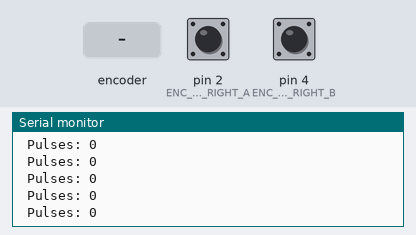
This sketch was run on a simulated Arduino Uno, built with avr-gcc and run on an emulated ATmega328P. On the bench: the last lines printed to the serial monitor. Inputs (shaded band) come from the test bench; at power-on: pin 2 (ENC_IN_RIGHT_A) HIGH, pin 4 (ENC_IN_RIGHT_B) HIGH.

Above: at 1.2 s.
1.3 s: rotary encoder on pin 2 (ENC_IN_RIGHT_A) / pin 4 (ENC_IN_RIGHT_B) turned 1 step (first pin leading)
At 1.8 s:
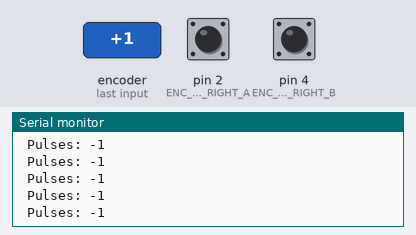
4.5 s: rotary encoder on pin 2 (ENC_IN_RIGHT_A) / pin 4 (ENC_IN_RIGHT_B) turned 2 steps (second pin leading)
At 5.4 s:
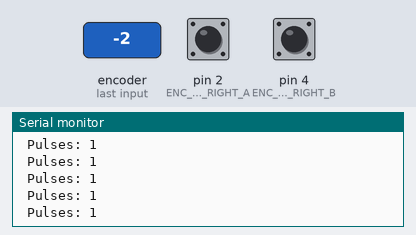
7.9 s: rotary encoder on pin 2 (ENC_IN_RIGHT_A) / pin 4 (ENC_IN_RIGHT_B) turned 3 steps (first pin leading)
At 8.8 s:
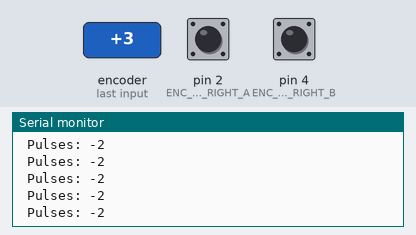
14.5 s: rotary encoder on pin 2 (ENC_IN_RIGHT_A) / pin 4 (ENC_IN_RIGHT_B) turned 2 steps (second pin leading)
At 15.0 s:
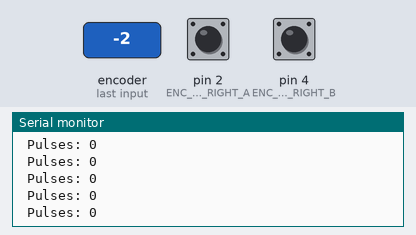
17.9 s: rotary encoder on pin 2 (ENC_IN_RIGHT_A) / pin 4 (ENC_IN_RIGHT_B) turned 1 step (first pin leading)
At 19.0 s:
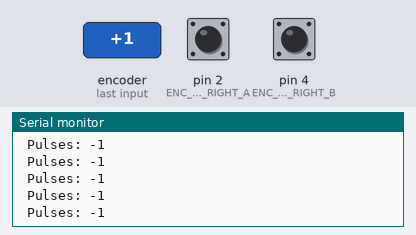
Timing chart, 0 to 20.9 s (numbered marks = the images above; inputs shaded):
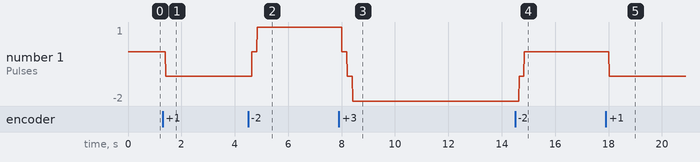

Measured:
- after the input at 1.3 s, the serial monitor: prints a new line after 0.11 s (image 1)
- after the input at 4.5 s, the serial monitor: prints a new line after 0.14 s (image 2)
- after the input at 7.9 s, the serial monitor: prints a new line after 0.11 s (image 3)
- after the input at 14.5 s, the serial monitor: prints a new line after 0.15 s (image 4)
- after the input at 17.9 s, the serial monitor: prints a new line after 0.12 s (image 5)
- plotted number 1: 0 → -1 after the input at 1.3 s, -1 → 1 after the input at 4.5 s, 1 → -2 after the input at 7.9 s, -2 → 0 after the input at 14.5 s, 0 → -1 after the input at 17.9 s

The sketch:

Encoder_Reading_Rising_Pulse.ino
```cpp
/*
 * Author: Automatic Addison
 * Website: https://automaticaddison.com
 * Description: Count the number of encoder pulses per revolution.
 */

// Encoder output to Arduino Interrupt pin. Tracks the pulse count.
#define ENC_IN_RIGHT_A 2
#define ENC_IN_RIGHT_B 4

// Keep track of the number of right wheel pulses
volatile long right_wheel_pulse_count = 0;

void setup() {

  // Open the serial port at 9600 bps
  Serial.begin(9600);

  // Set pin states of the encoder
  pinMode(ENC_IN_RIGHT_A , INPUT);
  pinMode(ENC_IN_RIGHT_B , INPUT);

  // Every time the pin goes high, this is a pulse
  attachInterrupt(digitalPinToInterrupt(ENC_IN_RIGHT_A), right_wheel_pulse, RISING);

}

void loop() {

    Serial.print(" Pulses: ");
    Serial.println(right_wheel_pulse_count);
}

// Increment the number of pulses by 1
void right_wheel_pulse() {
  int b = digitalRead(ENC_IN_RIGHT_B);
  if (b>0){
     right_wheel_pulse_count++;
  }
  else {
    right_wheel_pulse_count --;
  }
}
```
